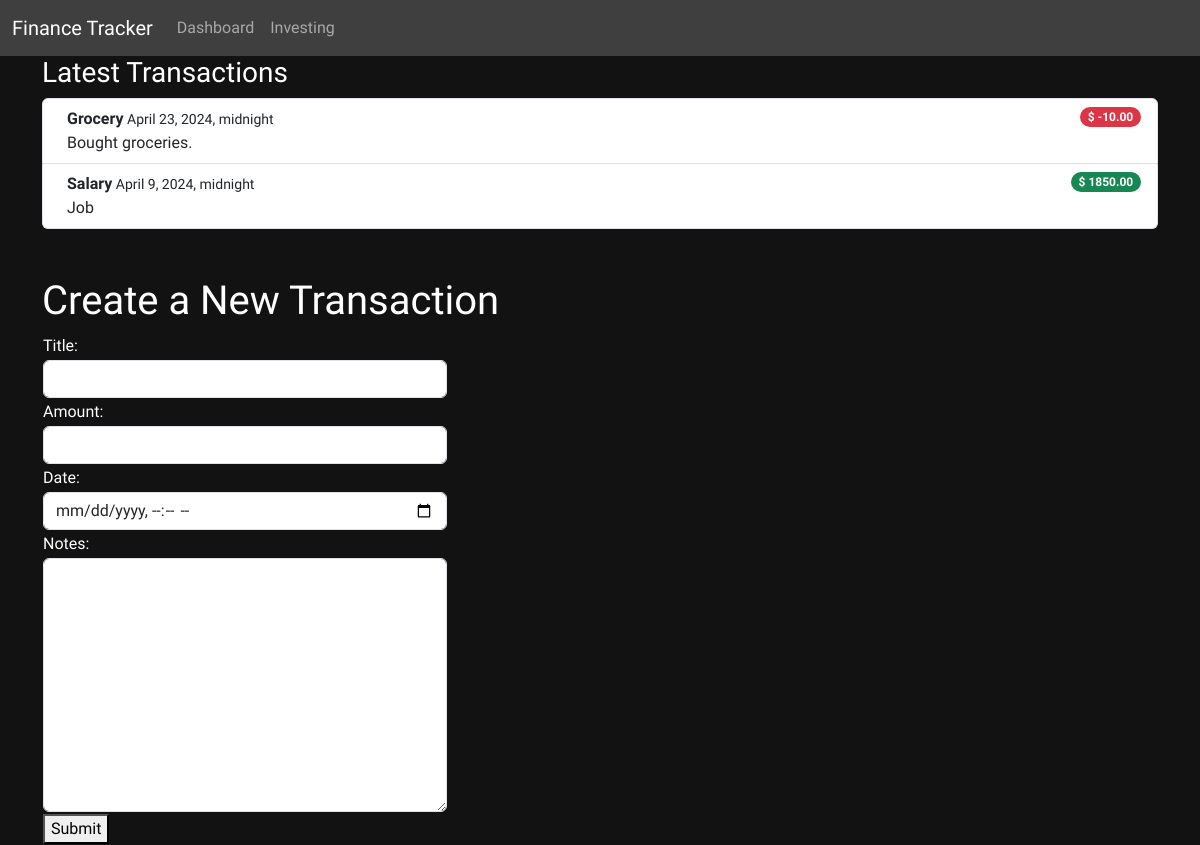
Before: /testing/ with the older database file.
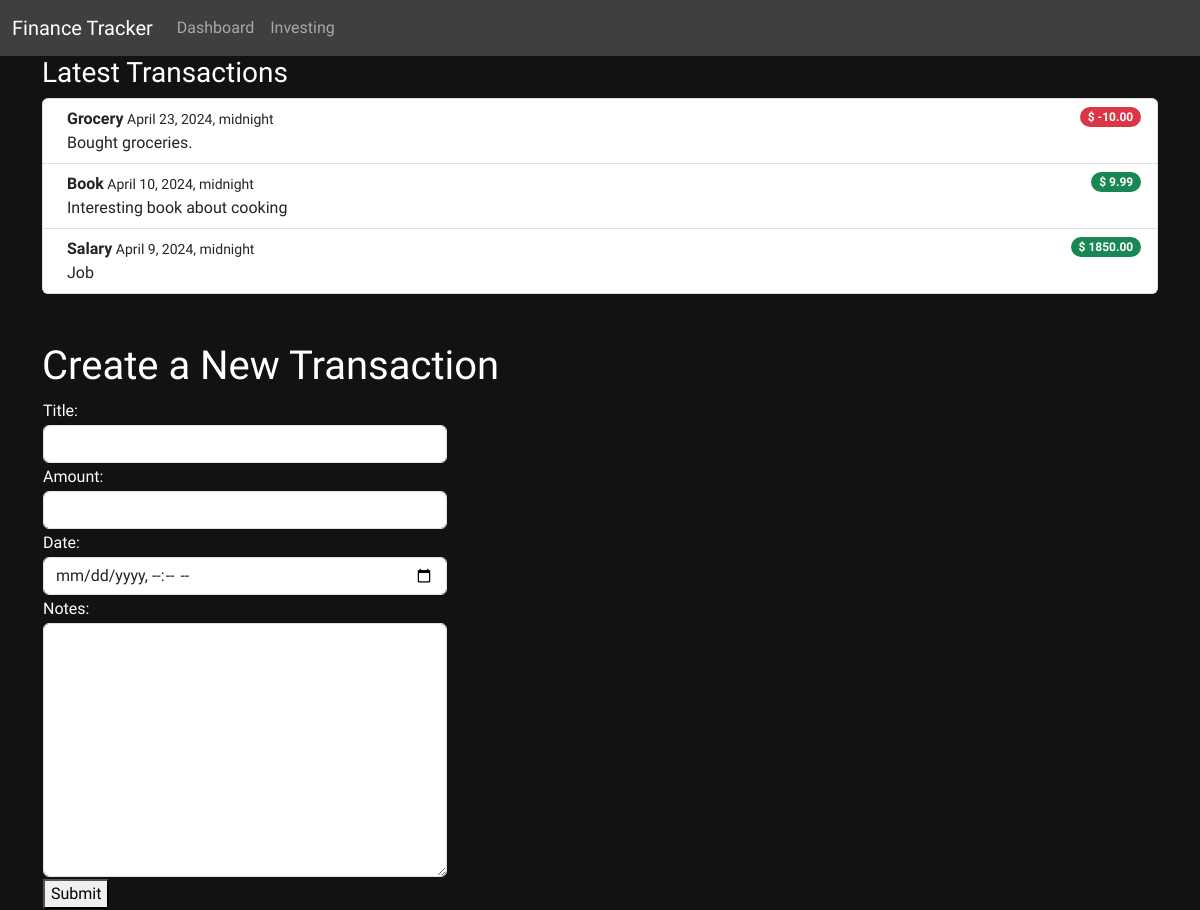
After: the same page with the newer database file.
### FinanceTracker/models.py (models this page shows, shortened)
class Transaction(models.Model):
    id = models.AutoField(primary_key=True)
    title = models.CharField(max_length=40)
    amount = models.DecimalField(max_digits=9, decimal_places=2)
    date = models.DateTimeField()
    notes = models.CharField(max_length=255)
    account = models.ForeignKey(Account, on_delete=models.CASCADE, related_name='transactions')

### FinanceTracker/views.py (the view)
# urls.py: path("testing/", views.testing, name="testing")
def testing(request):
    template = loader.get_template('testing.html')
    main_account = Account.objects.get(name="main")
    transactions_main_account = main_account.transactions.all().order_by('-date')
    if request.method == 'POST':
        form = NewTransactionForm(request.POST)
        if form.is_valid():
            new_transaction = form.save(commit=False)
            new_transaction.account = main_account
            new_transaction.save()
            return redirect('testing')  # Redirect to a success page, not the template itself
    else:
        form = NewTransactionForm()  # Initialize an unbound form for GET requests
    context = {
         'main_account': main_account,
         'transactions_main_account': transactions_main_account,
         'form': form,
    }
    return render(request, "testing.html", context)

### FinanceTracker/NewTransactionForm.py
class NewTransactionForm(forms.ModelForm):
     class Meta:
        model = Transaction
        fields = ['title', 'amount', 'date', 'notes']
        widgets = {
          'title': forms.TextInput(attrs={'class': 'form-control', 'aria-describedby': 'titleHelp'}),
          'amount': forms.NumberInput(attrs={'class': 'form-control', 'aria-describedby': 'amountHelp'}),
          'date': forms.DateTimeInput(attrs={'class': 'form-control', 'aria-describedby': 'dateHelp', 'type': 'datetime-local'}),
          'notes': forms.Textarea(attrs={'class': 'form-control', 'aria-describedby': 'notesHelp'}),
        }

### FinanceTracker/templates/testing.html (shortened to what this page needs)
{% extends "master.html" %}
{% load static %}
{% block content %}
<div class="container">
    <h3>Latest Transactions</h3>
    <ol class="list-group">
        {% for x in transactions_main_account %}
            <li class="list-group-item d-flex d-flex align-items-start">
                <div class="ms-2 me-auto">
                    <div><span class="fw-bold">{{ x.title }}</span><small> {{ x.date }}</small></div>
                    {{ x.notes }}
                </div>
                {% if x.amount < 0 %}
                    <span class="badge bg-danger rounded-pill">$ {{ x.amount }}</span>
                {% elif x.amount > 0 %}
                    <span class="badge bg-success rounded-pill">$ {{ x.amount }}</span>
                {% else %}
                    <span class="badge bg-secondary rounded-pill">$ {{ x.amount }}</span>
                {% endif %}
            </li>
        {% endfor %}
    </ol>
</div>
<br />
<br />
<div class="container">
    <div class="row">
        <h1>Create a New Transaction</h1>
        <form method="post" action="{% url 'testing' %}">
            <table>
                {% for field in form %}
                <tr>
                    <td>{{ field.label_tag }}</td>
                </tr>
                <tr>
                    <td>{{ field }}</td>
                </tr>
                {% endfor %}
                <tr>
                    <td><button type="submit">Submit</button></td>
                </tr>
            </table>
        </form>
    </div>
</div>
{% endblock %}

Changed rows visible on the page:
added Transaction: title "Book", date "April 10, 2024, midnight", notes "Interesting book about cooking", amount "9.99"
